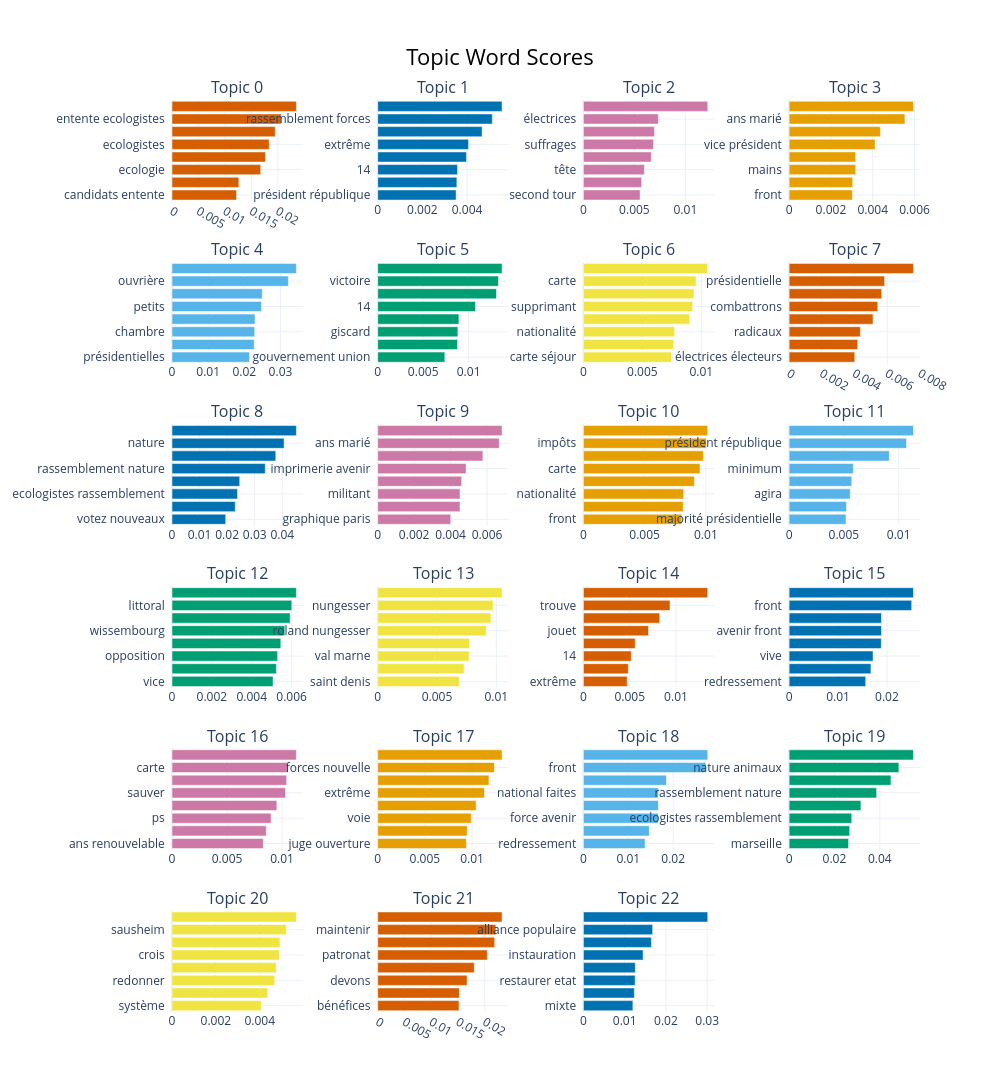

Write notebook code for a chart like this one.
### Markdown cell above
We find 37% of documents without a specific topic. This is consistant with the literature and usual BERT usages. We still have a decent part of the documents that can be analyzed.

BERTopic found 143 topics. Let's plot the first 11 topics to compare the quality of the topics with our LDA approach.

### Code cell
if len(df) > 0:
    # Show topics
    topic_info = topic_model.get_topic_info()
    print(topic_info.head(N_TOPICS+1).to_string())
    
    # Viz topics
    fig = topic_model.visualize_barchart(top_n_topics=N_TOPICS, n_words=8)
    fig.write_html("plots/bertopic_barchart.html")
    fig.show()

### Figure 1 — Plotly figure (JSON) as saved in the notebook; plotly's stock layout.template omitted (floating-point values rounded to 4 significant figures)
{"data": [{"marker": {"color": "#D55E00"}, "orientation": "h", "type": "bar", "x": [0.01219, 0.01263, 0.01676, 0.01766, 0.01836, 0.01951, 0.02064, 0.0235], "xaxis": "x", "y": ["candidats entente  ", "generation  ", "ecologie  ", "verts  ", "ecologistes  ", "entente  ", "entente ecologistes  ", "écologie  "], "yaxis": "y"}, {"marker": {"color": "#0072B2"}, "orientation": "h", "type": "bar", "x": [0.00351, 0.003543, 0.003572, 0.003976, 0.004064, 0.004674, 0.005131, 0.005566], "xaxis": "x2", "y": ["président république  ", "candidats rassemblement  ", "14  ", "milliards  ", "extrême  ", "sortant  ", "rassemblement forces  ", "conseiller général  "], "yaxis": "y2"}, {"marker": {"color": "#CC79A7"}, "orientation": "h", "type": "bar", "x": [0.005557, 0.005713, 0.005977, 0.006658, 0.006872, 0.006965, 0.00735, 0.01219], "xaxis": "x3", "y": ["second tour  ", "dimanche prochain  ", "tête  ", "remercie  ", "suffrages  ", "électrices électeurs  ", "électrices  ", "dimanche  "], "yaxis": "y3"}, {"marker": {"color": "#E69F00"}, "orientation": "h", "type": "bar", "x": [0.003027, 0.003042, 0.00318, 0.003185, 0.004112, 0.004366, 0.00554, 0.005947], "xaxis": "x4", "y": ["front  ", "vigan  ", "mains  ", "impôts  ", "vice président  ", "vice  ", "ans marié  ", "marié enfants  "], "yaxis": "y4"}, {"marker": {"color": "#56B4E9"}, "orientation": "h", "type": "bar", "x": [0.02143, 0.02276, 0.02287, 0.02295, 0.02473, 0.02496, 0.03219, 0.03439], "xaxis": "x5", "y": ["présidentielles  ", "arlette  ", "chambre  ", "arlette laguiller  ", "petits  ", "laguiller  ", "ouvrière  ", "lutte ouvrière  "], "yaxis": "y5"}, {"marker": {"color": "#009E73"}, "orientation": "h", "type": "bar", "x": [0.007382, 0.008777, 0.00882, 0.00893, 0.01075, 0.01306, 0.01328, 0.01367], "xaxis": "x6", "y": ["gouvernement union  ", "ministres communistes  ", "giscard  ", "défaite  ", "14  ", "réussir changement  ", "victoire  ", "réussir  "], "yaxis": "y6"}, {"marker": {"color": "#F0E442"}, "orientation": "h", "type": "bar", "x": [0.007478, 0.007661, 0.007744, 0.009023, 0.009262, 0.009381, 0.00955, 0.01055], "xaxis": "x7", "y": ["carte séjour  ", "ps  ", "nationalité  ", "sauver  ", "supprimant  ", "impôts  ", "carte  ", "immigrés  "], "yaxis": "y7"}, {"marker": {"color": "#D55E00"}, "orientation": "h", "type": "bar", "x": [0.004013, 0.004193, 0.004358, 0.00513, 0.005422, 0.005661, 0.005839, 0.007604], "xaxis": "x8", "y": ["électrices électeurs  ", "opposerons  ", "radicaux  ", "majorité présidentielle  ", "combattrons  ", "président république  ", "présidentielle  ", "14  "], "yaxis": "y8"}, {"marker": {"color": "#0072B2"}, "orientation": "h", "type": "bar", "x": [0.01948, 0.02294, 0.02376, 0.02456, 0.03382, 0.03763, 0.04065, 0.0451], "xaxis": "x9", "y": ["votez nouveaux  ", "nouveaux ecologistes  ", "ecologistes rassemblement  ", "existence  ", "rassemblement nature  ", "nature animaux  ", "nature  ", "animaux  "], "yaxis": "y9"}, {"marker": {"color": "#CC79A7"}, "orientation": "h", "type": "bar", "x": [0.004005, 0.004515, 0.004515, 0.004607, 0.004848, 0.005769, 0.00667, 0.006822], "xaxis": "x10", "y": ["graphique paris  ", "avenir graphique  ", "militant  ", "graphique  ", "imprimerie avenir  ", "14  ", "ans marié  ", "marié enfants  "], "yaxis": "y10"}, {"marker": {"color": "#E69F00"}, "orientation": "h", "type": "bar", "x": [0.008036, 0.008151, 0.00819, 0.009066, 0.009523, 0.009795, 0.01003, 0.01015], "xaxis": "x11", "y": ["front  ", "front national  ", "nationalité  ", "sauver  ", "carte  ", "supprimant  ", "impôts  ", "immigrés  "], "yaxis": "y11"}, {"marker": {"color": "#56B4E9"}, "orientation": "h", "type": "bar", "x": [0.005191, 0.005236, 0.005579, 0.005718, 0.005861, 0.009145, 0.01072, 0.01135], "xaxis": "x12", "y": ["majorité présidentielle  ", "majorité parlementaire  ", "agira  ", "14 1981  ", "minimum  ", "14  ", "président république  ", "unie  "], "yaxis": "y12"}, {"marker": {"color": "#009E73"}, "orientation": "h", "type": "bar", "x": [0.005069, 0.005235, 0.005297, 0.005456, 0.005659, 0.005926, 0.006009, 0.006237], "xaxis": "x13", "y": ["vice  ", "dimanche  ", "opposition  ", "21 1993  ", "wissembourg  ", "28 1993  ", "littoral  ", "mazamet  "], "yaxis": "y13"}, {"marker": {"color": "#F0E442"}, "orientation": "h", "type": "bar", "x": [0.006881, 0.007279, 0.007704, 0.00773, 0.009155, 0.009548, 0.009735, 0.01048], "xaxis": "x14", "y": ["saint denis  ", "nogent  ", "val marne  ", "val  ", "roland nungesser  ", "union rassemblement  ", "nungesser  ", "marne  "], "yaxis": "y14"}, {"marker": {"color": "#D55E00"}, "orientation": "h", "type": "bar", "x": [0.004724, 0.00485, 0.005172, 0.005591, 0.007035, 0.008241, 0.009349, 0.01343], "xaxis": "x15", "y": ["extrême  ", "tapie  ", "14  ", "nouvelle majorité  ", "jouet  ", "rassemblement forces  ", "trouve  ", "choquant  "], "yaxis": "y15"}, {"marker": {"color": "#0072B2"}, "orientation": "h", "type": "bar", "x": [0.01566, 0.01673, 0.01717, 0.01885, 0.01888, 0.01888, 0.02506, 0.02542], "xaxis": "x16", "y": ["redressement  ", "convictions  ", "vive  ", "force avenir  ", "avenir front  ", "national faites  ", "front  ", "front national  "], "yaxis": "y16"}, {"marker": {"color": "#CC79A7"}, "orientation": "h", "type": "bar", "x": [0.008294, 0.008563, 0.009004, 0.00953, 0.01031, 0.01041, 0.01051, 0.0113], "xaxis": "x17", "y": ["ans renouvelable  ", "500 000  ", "ps  ", "impôts  ", "sauver  ", "supprimant  ", "carte  ", "immigrés  "], "yaxis": "y17"}, {"marker": {"color": "#E69F00"}, "orientation": "h", "type": "bar", "x": [0.009398, 0.009484, 0.009911, 0.01043, 0.01132, 0.01179, 0.01237, 0.01318], "xaxis": "x18", "y": ["juge ouverture  ", "côté  ", "voie  ", "ira  ", "extrême  ", "élire  ", "forces nouvelle  ", "rassemblement forces  "], "yaxis": "y18"}, {"marker": {"color": "#56B4E9"}, "orientation": "h", "type": "bar", "x": [0.01374, 0.01468, 0.01668, 0.01671, 0.01671, 0.0185, 0.0273, 0.02771], "xaxis": "x19", "y": ["redressement  ", "convictions  ", "force avenir  ", "avenir front  ", "national faites  ", "vive  ", "front  ", "front national  "], "yaxis": "y19"}, {"marker": {"color": "#009E73"}, "orientation": "h", "type": "bar", "x": [0.02623, 0.02673, 0.02765, 0.03166, 0.03861, 0.04492, 0.04842, 0.05485], "xaxis": "x20", "y": ["marseille  ", "existence  ", "ecologistes rassemblement  ", "votez nouveaux  ", "rassemblement nature  ", "nature  ", "nature animaux  ", "animaux  "], "yaxis": "y20"}, {"marker": {"color": "#F0E442"}, "orientation": "h", "type": "bar", "x": [0.004072, 0.004363, 0.004684, 0.004752, 0.004896, 0.004922, 0.005213, 0.005671], "xaxis": "x21", "y": ["système  ", "adjoint sausheim  ", "redonner  ", "paul  ", "crois  ", "illzach  ", "sausheim  ", "dimanche  "], "yaxis": "y21"}, {"marker": {"color": "#D55E00"}, "orientation": "h", "type": "bar", "x": [0.01519, 0.01525, 0.0167, 0.01805, 0.02048, 0.02186, 0.02208, 0.02324], "xaxis": "x22", "y": ["bénéfices  ", "vendre  ", "devons  ", "maintenir emplois  ", "patronat  ", "payer  ", "maintenir  ", "patrons  "], "yaxis": "y22"}, {"marker": {"color": "#0072B2"}, "orientation": "h", "type": "bar", "x": [0.012, 0.01235, 0.01255, 0.01259, 0.01447, 0.01648, 0.01678, 0.03014], "xaxis": "x23", "y": ["mixte  ", "formation générale  ", "restaurer etat  ", "humiliation  ", "instauration  ", "refus  ", "alliance populaire  ", "12 ans  "], "yaxis": "y23"}], "layout": {"annotations": [{"font": {"size": 16}, "showarrow": false, "text": "Topic 0", "x": 0.0875, "xanchor": "center", "xref": "paper", "y": 1, "yanchor": "bottom", "yref": "paper"}, {"font": {"size": 16}, "showarrow": false, "text": "Topic 1", "x": 0.3625, "xanchor": "center", "xref": "paper", "y": 1, "yanchor": "bottom", "yref": "paper"}, {"font": {"size": 16}, "showarrow": false, "text": "Topic 2", "x": 0.6375, "xanchor": "center", "xref": "paper", "y": 1, "yanchor": "bottom", "yref": "paper"}, {"font": {"size": 16}, "showarrow": false, "text": "Topic 3", "x": 0.9125, "xanchor": "center", "xref": "paper", "y": 1, "yanchor": "bottom", "yref": "paper"}, {"font": {"size": 16}, "showarrow": false, "text": "Topic 4", "x": 0.0875, "xanchor": "center", "xref": "paper", "y": 0.8222, "yanchor": "bottom", "yref": "paper"}, {"font": {"size": 16}, "showarrow": false, "text": "Topic 5", "x": 0.3625, "xanchor": "center", "xref": "paper", "y": 0.8222, "yanchor": "bottom", "yref": "paper"}, {"font": {"size": 16}, "showarrow": false, "text": "Topic 6", "x": 0.6375, "xanchor": "center", "xref": "paper", "y": 0.8222, "yanchor": "bottom", "yref": "paper"}, {"font": {"size": 16}, "showarrow": false, "text": "Topic 7", "x": 0.9125, "xanchor": "center", "xref": "paper", "y": 0.8222, "yanchor": "bottom", "yref": "paper"}, {"font": {"size": 16}, "showarrow": false, "text": "Topic 8", "x": 0.0875, "xanchor": "center", "xref": "paper", "y": 0.6444, "yanchor": "bottom", "yref": "paper"}, {"font": {"size": 16}, "showarrow": false, "text": "Topic 9", "x": 0.3625, "xanchor": "center", "xref": "paper", "y": 0.6444, "yanchor": "bottom", "yref": "paper"}, {"font": {"size": 16}, "showarrow": false, "text": "Topic 10", "x": 0.6375, "xanchor": "center", "xref": "paper", "y": 0.6444, "yanchor": "bottom", "yref": "paper"}, {"font": {"size": 16}, "showarrow": false, "text": "Topic 11", "x": 0.9125, "xanchor": "center", "xref": "paper", "y": 0.6444, "yanchor": "bottom", "yref": "paper"}, {"font": {"size": 16}, "showarrow": false, "text": "Topic 12", "x": 0.0875, "xanchor": "center", "xref": "paper", "y": 0.4667, "yanchor": "bottom", "yref": "paper"}, {"font": {"size": 16}, "showarrow": false, "text": "Topic 13", "x": 0.3625, "xanchor": "center", "xref": "paper", "y": 0.4667, "yanchor": "bottom", "yref": "paper"}, {"font": {"size": 16}, "showarrow": false, "text": "Topic 14", "x": 0.6375, "xanchor": "center", "xref": "paper", "y": 0.4667, "yanchor": "bottom", "yref": "paper"}, {"font": {"size": 16}, "showarrow": false, "text": "Topic 15", "x": 0.9125, "xanchor": "center", "xref": "paper", "y": 0.4667, "yanchor": "bottom", "yref": "paper"}, {"font": {"size": 16}, "showarrow": false, "text": "Topic 16", "x": 0.0875, "xanchor": "center", "xref": "paper", "y": 0.2889, "yanchor": "bottom", "yref": "paper"}, {"font": {"size": 16}, "showarrow": false, "text": "Topic 17", "x": 0.3625, "xanchor": "center", "xref": "paper", "y": 0.2889, "yanchor": "bottom", "yref": "paper"}, {"font": {"size": 16}, "showarrow": false, "text": "Topic 18", "x": 0.6375, "xanchor": "center", "xref": "paper", "y": 0.2889, "yanchor": "bottom", "yref": "paper"}, {"font": {"size": 16}, "showarrow": false, "text": "Topic 19", "x": 0.9125, "xanchor": "center", "xref": "paper", "y": 0.2889, "yanchor": "bottom", "yref": "paper"}, {"font": {"size": 16}, "showarrow": false, "text": "Topic 20", "x": 0.0875, "xanchor": "center", "xref": "paper", "y": 0.1111, "yanchor": "bottom", "yref": "paper"}, {"font": {"size": 16}, "showarrow": false, "text": "Topic 21", "x": 0.3625, "xanchor": "center", "xref": "paper", "y": 0.1111, "yanchor": "bottom", "yref": "paper"}, {"font": {"size": 16}, "showarrow": false, "text": "Topic 22", "x": 0.6375, "xanchor": "center", "xref": "paper", "y": 0.1111, "yanchor": "bottom", "yref": "paper"}], "height": 1500, "hoverlabel": {"bgcolor": "white", "font": {"family": "Rockwell", "size": 16}}, "showlegend": false, "title": {"font": {"color": "Black", "size": 22}, "text": "Topic Word Scores", "x": 0.5, "xanchor": "center", "yanchor": "top"}, "width": 1000, "xaxis": {"anchor": "y", "domain": [0, 0.175], "showgrid": true}, "xaxis10": {"anchor": "y10", "domain": [0.275, 0.45], "showgrid": true}, "xaxis11": {"anchor": "y11", "domain": [0.55, 0.725], "showgrid": true}, "xaxis12": {"anchor": "y12", "domain": [0.825, 1], "showgrid": true}, "xaxis13": {"anchor": "y13", "domain": [0, 0.175], "showgrid": true}, "xaxis14": {"anchor": "y14", "domain": [0.275, 0.45], "showgrid": true}, "xaxis15": {"anchor": "y15", "domain": [0.55, 0.725], "showgrid": true}, "xaxis16": {"anchor": "y16", "domain": [0.825, 1], "showgrid": true}, "xaxis17": {"anchor": "y17", "domain": [0, 0.175], "showgrid": true}, "xaxis18": {"anchor": "y18", "domain": [0.275, 0.45], "showgrid": true}, "xaxis19": {"anchor": "y19", "domain": [0.55, 0.725], "showgrid": true}, "xaxis2": {"anchor": "y2", "domain": [0.275, 0.45], "showgrid": true}, "xaxis20": {"anchor": "y20", "domain": [0.825, 1], "showgrid": true}, "xaxis21": {"anchor": "y21", "domain": [0, 0.175], "showgrid": true}, "xaxis22": {"anchor": "y22", "domain": [0.275, 0.45], "showgrid": true}, "xaxis23": {"anchor": "y23", "domain": [0.55, 0.725], "showgrid": true}, "xaxis24": {"anchor": "y24", "domain": [0.825, 1], "showgrid": true}, "xaxis3": {"anchor": "y3", "domain": [0.55, 0.725], "showgrid": true}, "xaxis4": {"anchor": "y4", "domain": [0.825, 1], "showgrid": true}, "xaxis5": {"anchor": "y5", "domain": [0, 0.175], "showgrid": true}, "xaxis6": {"anchor": "y6", "domain": [0.275, 0.45], "showgrid": true}, "xaxis7": {"anchor": "y7", "domain": [0.55, 0.725], "showgrid": true}, "xaxis8": {"anchor": "y8", "domain": [0.825, 1], "showgrid": true}, "xaxis9": {"anchor": "y9", "domain": [0, 0.175], "showgrid": true}, "yaxis": {"anchor": "x", "domain": [0.8889, 1], "showgrid": true}, "yaxis10": {"anchor": "x10", "domain": [0.5333, 0.6444], "showgrid": true}, "yaxis11": {"anchor": "x11", "domain": [0.5333, 0.6444], "showgrid": true}, "yaxis12": {"anchor": "x12", "domain": [0.5333, 0.6444], "showgrid": true}, "yaxis13": {"anchor": "x13", "domain": [0.3556, 0.4667], "showgrid": true}, "yaxis14": {"anchor": "x14", "domain": [0.3556, 0.4667], "showgrid": true}, "yaxis15": {"anchor": "x15", "domain": [0.3556, 0.4667], "showgrid": true}, "yaxis16": {"anchor": "x16", "domain": [0.3556, 0.4667], "showgrid": true}, "yaxis17": {"anchor": "x17", "domain": [0.1778, 0.2889], "showgrid": true}, "yaxis18": {"anchor": "x18", "domain": [0.1778, 0.2889], "showgrid": true}, "yaxis19": {"anchor": "x19", "domain": [0.1778, 0.2889], "showgrid": true}, "yaxis2": {"anchor": "x2", "domain": [0.8889, 1], "showgrid": true}, "yaxis20": {"anchor": "x20", "domain": [0.1778, 0.2889], "showgrid": true}, "yaxis21": {"anchor": "x21", "domain": [0, 0.1111], "showgrid": true}, "yaxis22": {"anchor": "x22", "domain": [0, 0.1111], "showgrid": true}, "yaxis23": {"anchor": "x23", "domain": [0, 0.1111], "showgrid": true}, "yaxis24": {"anchor": "x24", "domain": [0, 0.1111], "showgrid": true}, "yaxis3": {"anchor": "x3", "domain": [0.8889, 1], "showgrid": true}, "yaxis4": {"anchor": "x4", "domain": [0.8889, 1], "showgrid": true}, "yaxis5": {"anchor": "x5", "domain": [0.7111, 0.8222], "showgrid": true}, "yaxis6": {"anchor": "x6", "domain": [0.7111, 0.8222], "showgrid": true}, "yaxis7": {"anchor": "x7", "domain": [0.7111, 0.8222], "showgrid": true}, "yaxis8": {"anchor": "x8", "domain": [0.7111, 0.8222], "showgrid": true}, "yaxis9": {"anchor": "x9", "domain": [0.5333, 0.6444], "showgrid": true}}}
